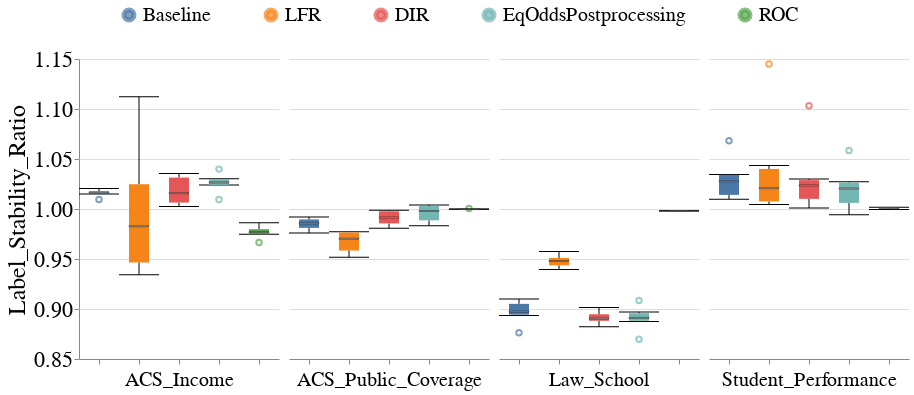

Notebook code for this chart:
### Code cell
create_dataset_box_plots_for_diff_interventions(all_group_metrics_df,
                                                model_type='LGBM',
                                                metric_name='Label_Stability_Ratio',
                                                vals_to_replace=vals_to_replace,
                                                groups_dct=dataset_sensitive_attrs_to_plot,
                                                ylim=[0.85, 1.15])

### Figure 1 — Vega-Lite specification as saved in the notebook (floating-point values rounded to 4 significant figures)
{"config": {"view": {"continuousWidth": 400, "continuousHeight": 300, "stroke": null}, "axis": {"labelFontSize": 22, "labelFontWeight": "normal", "titleFontSize": 24, "titleFontWeight": "normal"}, "facet": {"spacing": 10}, "header": {"labelFontSize": 20, "labelOrient": "bottom", "labelPadding": 5, "titleFontSize": 20}, "legend": {"columns": 5, "direction": "horizontal", "labelFontSize": 20, "labelLimit": 400, "orient": "top", "symbolOffset": 40, "symbolStrokeWidth": 5, "titleAnchor": "middle", "titleFontSize": 22, "titleLimit": 300}, "title": {"fontSize": 20}}, "data": {"name": "data-d79c605e9c9617f33d556e7cc7acfa47"}, "mark": {"type": "boxplot", "median": {"stroke": "black", "strokeWidth": 0.7}, "size": 20, "ticks": true}, "encoding": {"color": {"field": "Fairness_Intervention", "sort": ["Baseline", "LFR", "DIR", "AdversarialDebiasing", "ExponentiatedGradientReduction", "EqOddsPostprocessing", "ROC"], "title": null, "type": "nominal"}, "column": {"field": "Dataset_Name", "sort": ["Folktables_GA_2018_Income", "Folktables_CA_2018_Public_CoverageLaw_School", "Student_Performance_Por"], "title": null, "type": "nominal"}, "x": {"axis": {"labels": false}, "field": "Fairness_Intervention", "sort": ["Baseline", "LFR", "DIR", "AdversarialDebiasing", "ExponentiatedGradientReduction", "EqOddsPostprocessing", "ROC"], "title": null, "type": "nominal"}, "y": {"field": "Metric_Value", "scale": {"domain": [0.85, 1.15], "nice": false, "zero": false}, "title": "Label_Stability_Ratio", "type": "quantitative"}}, "resolve": {"scale": {"x": "independent"}}, "width": 200, "$schema": "https://vega.github.io/schema/vega-lite/v4.17.0.json", "datasets": {"data-d79c605e9c9617f33d556e7cc7acfa47": [{"Metric": "Label_Stability_Ratio", "Model_Name": "LGBM", "Dataset_Name": "ACS_Income", "Fairness_Intervention": "Baseline", "Experiment_Iteration": "Exp_iter_1", "Group": "SEX&RAC1P", "Metric_Value": 1.017}, {"Metric": "Label_Stability_Ratio", "Model_Name": "LGBM", "Dataset_Name": "ACS_Income", "Fairness_Intervention": "Baseline", "Experiment_Iteration": "Exp_iter_4", "Group": "SEX&RAC1P", "Metric_Value": 1.015}, {"Metric": "Label_Stability_Ratio", "Model_Name": "LGBM", "Dataset_Name": "ACS_Income", "Fairness_Intervention": "Baseline", "Experiment_Iteration": "Exp_iter_3", "Group": "SEX&RAC1P", "Metric_Value": 1.016}, {"Metric": "Label_Stability_Ratio", "Model_Name": "LGBM", "Dataset_Name": "ACS_Income", "Fairness_Intervention": "Baseline", "Experiment_Iteration": "Exp_iter_2", "Group": "SEX&RAC1P", "Metric_Value": 1.018}, {"Metric": "Label_Stability_Ratio", "Model_Name": "LGBM", "Dataset_Name": "ACS_Income", "Fairness_Intervention": "Baseline", "Experiment_Iteration": "Exp_iter_5", "Group": "SEX&RAC1P", "Metric_Value": 1.01}, {"Metric": "Label_Stability_Ratio", "Model_Name": "LGBM", "Dataset_Name": "ACS_Income", "Fairness_Intervention": "Baseline", "Experiment_Iteration": "Exp_iter_6", "Group": "SEX&RAC1P", "Metric_Value": 1.02}, {"Metric": "Label_Stability_Ratio", "Model_Name": "LGBM", "Dataset_Name": "ACS_Income", "Fairness_Intervention": "LFR", "Experiment_Iteration": "Exp_iter_1", "Group": "SEX&RAC1P", "Metric_Value": 1.112}, {"Metric": "Label_Stability_Ratio", "Model_Name": "LGBM", "Dataset_Name": "ACS_Income", "Fairness_Intervention": "LFR", "Experiment_Iteration": "Exp_iter_3", "Group": "SEX&RAC1P", "Metric_Value": 0.9445}, {"Metric": "Label_Stability_Ratio", "Model_Name": "LGBM", "Dataset_Name": "ACS_Income", "Fairness_Intervention": "LFR", "Experiment_Iteration": "Exp_iter_5", "Group": "SEX&RAC1P", "Metric_Value": 0.9342}, {"Metric": "Label_Stability_Ratio", "Model_Name": "LGBM", "Dataset_Name": "ACS_Income", "Fairness_Intervention": "LFR", "Experiment_Iteration": "Exp_iter_4", "Group": "SEX&RAC1P", "Metric_Value": 1.029}, {"Metric": "Label_Stability_Ratio", "Model_Name": "LGBM", "Dataset_Name": "ACS_Income", "Fairness_Intervention": "LFR", "Experiment_Iteration": "Exp_iter_2", "Group": "SEX&RAC1P", "Metric_Value": 0.9527}, {"Metric": "Label_Stability_Ratio", "Model_Name": "LGBM", "Dataset_Name": "ACS_Income", "Fairness_Intervention": "LFR", "Experiment_Iteration": "Exp_iter_6", "Group": "SEX&RAC1P", "Metric_Value": 1.013}, {"Metric": "Label_Stability_Ratio", "Model_Name": "LGBM", "Dataset_Name": "ACS_Income", "Fairness_Intervention": "DIR", "Experiment_Iteration": "Exp_iter_1", "Group": "SEX&RAC1P", "Metric_Value": 1.022}, {"Metric": "Label_Stability_Ratio", "Model_Name": "LGBM", "Dataset_Name": "ACS_Income", "Fairness_Intervention": "DIR", "Experiment_Iteration": "Exp_iter_3", "Group": "SEX&RAC1P", "Metric_Value": 1.01}, {"Metric": "Label_Stability_Ratio", "Model_Name": "LGBM", "Dataset_Name": "ACS_Income", "Fairness_Intervention": "DIR", "Experiment_Iteration": "Exp_iter_2", "Group": "SEX&RAC1P", "Metric_Value": 1.005}, {"Metric": "Label_Stability_Ratio", "Model_Name": "LGBM", "Dataset_Name": "ACS_Income", "Fairness_Intervention": "DIR", "Experiment_Iteration": "Exp_iter_6", "Group": "SEX&RAC1P", "Metric_Value": 1.036}, {"Metric": "Label_Stability_Ratio", "Model_Name": "LGBM", "Dataset_Name": "ACS_Income", "Fairness_Intervention": "DIR", "Experiment_Iteration": "Exp_iter_4", "Group": "SEX&RAC1P", "Metric_Value": 1.034}, {"Metric": "Label_Stability_Ratio", "Model_Name": "LGBM", "Dataset_Name": "ACS_Income", "Fairness_Intervention": "DIR", "Experiment_Iteration": "Exp_iter_5", "Group": "SEX&RAC1P", "Metric_Value": 1.002}, {"Metric": "Label_Stability_Ratio", "Model_Name": "LGBM", "Dataset_Name": "ACS_Income", "Fairness_Intervention": "EqOddsPostprocessing", "Experiment_Iteration": "Exp_iter_1", "Group": "SEX&RAC1P", "Metric_Value": 1.025}, {"Metric": "Label_Stability_Ratio", "Model_Name": "LGBM", "Dataset_Name": "ACS_Income", "Fairness_Intervention": "EqOddsPostprocessing", "Experiment_Iteration": "Exp_iter_2", "Group": "SEX&RAC1P", "Metric_Value": 1.029}, {"Metric": "Label_Stability_Ratio", "Model_Name": "LGBM", "Dataset_Name": "ACS_Income", "Fairness_Intervention": "EqOddsPostprocessing", "Experiment_Iteration": "Exp_iter_4", "Group": "SEX&RAC1P", "Metric_Value": 1.024}, {"Metric": "Label_Stability_Ratio", "Model_Name": "LGBM", "Dataset_Name": "ACS_Income", "Fairness_Intervention": "EqOddsPostprocessing", "Experiment_Iteration": "Exp_iter_3", "Group": "SEX&RAC1P", "Metric_Value": 1.009}, {"Metric": "Label_Stability_Ratio", "Model_Name": "LGBM", "Dataset_Name": "ACS_Income", "Fairness_Intervention": "EqOddsPostprocessing", "Experiment_Iteration": "Exp_iter_5", "Group": "SEX&RAC1P", "Metric_Value": 1.03}, {"Metric": "Label_Stability_Ratio", "Model_Name": "LGBM", "Dataset_Name": "ACS_Income", "Fairness_Intervention": "EqOddsPostprocessing", "Experiment_Iteration": "Exp_iter_6", "Group": "SEX&RAC1P", "Metric_Value": 1.04}, {"Metric": "Label_Stability_Ratio", "Model_Name": "LGBM", "Dataset_Name": "ACS_Income", "Fairness_Intervention": "ROC", "Experiment_Iteration": "Exp_iter_4", "Group": "SEX&RAC1P", "Metric_Value": 0.9862}, {"Metric": "Label_Stability_Ratio", "Model_Name": "LGBM", "Dataset_Name": "ACS_Income", "Fairness_Intervention": "ROC", "Experiment_Iteration": "Exp_iter_3", "Group": "SEX&RAC1P", "Metric_Value": 0.9666}, {"Metric": "Label_Stability_Ratio", "Model_Name": "LGBM", "Dataset_Name": "ACS_Income", "Fairness_Intervention": "ROC", "Experiment_Iteration": "Exp_iter_2", "Group": "SEX&RAC1P", "Metric_Value": 0.9789}, {"Metric": "Label_Stability_Ratio", "Model_Name": "LGBM", "Dataset_Name": "ACS_Income", "Fairness_Intervention": "ROC", "Experiment_Iteration": "Exp_iter_6", "Group": "SEX&RAC1P", "Metric_Value": 0.9747}, {"Metric": "Label_Stability_Ratio", "Model_Name": "LGBM", "Dataset_Name": "ACS_Income", "Fairness_Intervention": "ROC", "Experiment_Iteration": "Exp_iter_1", "Group": "SEX&RAC1P", "Metric_Value": 0.9748}, {"Metric": "Label_Stability_Ratio", "Model_Name": "LGBM", "Dataset_Name": "ACS_Income", "Fairness_Intervention": "ROC", "Experiment_Iteration": "Exp_iter_5", "Group": "SEX&RAC1P", "Metric_Value": 0.98}, {"Metric": "Label_Stability_Ratio", "Model_Name": "LGBM", "Dataset_Name": "ACS_Public_Coverage", "Fairness_Intervention": "Baseline", "Experiment_Iteration": "Exp_iter_1", "Group": "SEX&RAC1P", "Metric_Value": 0.9889}, {"Metric": "Label_Stability_Ratio", "Model_Name": "LGBM", "Dataset_Name": "ACS_Public_Coverage", "Fairness_Intervention": "Baseline", "Experiment_Iteration": "Exp_iter_2", "Group": "SEX&RAC1P", "Metric_Value": 0.9759}, {"Metric": "Label_Stability_Ratio", "Model_Name": "LGBM", "Dataset_Name": "ACS_Public_Coverage", "Fairness_Intervention": "Baseline", "Experiment_Iteration": "Exp_iter_5", "Group": "SEX&RAC1P", "Metric_Value": 0.9898}, {"Metric": "Label_Stability_Ratio", "Model_Name": "LGBM", "Dataset_Name": "ACS_Public_Coverage", "Fairness_Intervention": "Baseline", "Experiment_Iteration": "Exp_iter_6", "Group": "SEX&RAC1P", "Metric_Value": 0.9807}, {"Metric": "Label_Stability_Ratio", "Model_Name": "LGBM", "Dataset_Name": "ACS_Public_Coverage", "Fairness_Intervention": "Baseline", "Experiment_Iteration": "Exp_iter_4", "Group": "SEX&RAC1P", "Metric_Value": 0.9921}, {"Metric": "Label_Stability_Ratio", "Model_Name": "LGBM", "Dataset_Name": "ACS_Public_Coverage", "Fairness_Intervention": "Baseline", "Experiment_Iteration": "Exp_iter_3", "Group": "SEX&RAC1P", "Metric_Value": 0.9823}, {"Metric": "Label_Stability_Ratio", "Model_Name": "LGBM", "Dataset_Name": "ACS_Public_Coverage", "Fairness_Intervention": "LFR", "Experiment_Iteration": "Exp_iter_1", "Group": "SEX&RAC1P", "Metric_Value": 0.9566}, {"Metric": "Label_Stability_Ratio", "Model_Name": "LGBM", "Dataset_Name": "ACS_Public_Coverage", "Fairness_Intervention": "LFR", "Experiment_Iteration": "Exp_iter_3", "Group": "SEX&RAC1P", "Metric_Value": 0.9766}, {"Metric": "Label_Stability_Ratio", "Model_Name": "LGBM", "Dataset_Name": "ACS_Public_Coverage", "Fairness_Intervention": "LFR", "Experiment_Iteration": "Exp_iter_2", "Group": "SEX&RAC1P", "Metric_Value": 0.9641}, {"Metric": "Label_Stability_Ratio", "Model_Name": "LGBM", "Dataset_Name": "ACS_Public_Coverage", "Fairness_Intervention": "LFR", "Experiment_Iteration": "Exp_iter_4", "Group": "SEX&RAC1P", "Metric_Value": 0.9517}, {"Metric": "Label_Stability_Ratio", "Model_Name": "LGBM", "Dataset_Name": "ACS_Public_Coverage", "Fairness_Intervention": "LFR", "Experiment_Iteration": "Exp_iter_5", "Group": "SEX&RAC1P", "Metric_Value": 0.9773}, {"Metric": "Label_Stability_Ratio", "Model_Name": "LGBM", "Dataset_Name": "ACS_Public_Coverage", "Fairness_Intervention": "LFR", "Experiment_Iteration": "Exp_iter_6", "Group": "SEX&RAC1P", "Metric_Value": 0.9764}, {"Metric": "Label_Stability_Ratio", "Model_Name": "LGBM", "Dataset_Name": "ACS_Public_Coverage", "Fairness_Intervention": "DIR", "Experiment_Iteration": "Exp_iter_1", "Group": "SEX&RAC1P", "Metric_Value": 0.9988}, {"Metric": "Label_Stability_Ratio", "Model_Name": "LGBM", "Dataset_Name": "ACS_Public_Coverage", "Fairness_Intervention": "DIR", "Experiment_Iteration": "Exp_iter_2", "Group": "SEX&RAC1P", "Metric_Value": 0.9808}, {"Metric": "Label_Stability_Ratio", "Model_Name": "LGBM", "Dataset_Name": "ACS_Public_Coverage", "Fairness_Intervention": "DIR", "Experiment_Iteration": "Exp_iter_4", "Group": "SEX&RAC1P", "Metric_Value": 0.9987}, {"Metric": "Label_Stability_Ratio", "Model_Name": "LGBM", "Dataset_Name": "ACS_Public_Coverage", "Fairness_Intervention": "DIR", "Experiment_Iteration": "Exp_iter_5", "Group": "SEX&RAC1P", "Metric_Value": 0.9883}, {"Metric": "Label_Stability_Ratio", "Model_Name": "LGBM", "Dataset_Name": "ACS_Public_Coverage", "Fairness_Intervention": "DIR", "Experiment_Iteration": "Exp_iter_6", "Group": "SEX&RAC1P", "Metric_Value": 0.9847}, {"Metric": "Label_Stability_Ratio", "Model_Name": "LGBM", "Dataset_Name": "ACS_Public_Coverage", "Fairness_Intervention": "DIR", "Experiment_Iteration": "Exp_iter_3", "Group": "SEX&RAC1P", "Metric_Value": 0.9947}, {"Metric": "Label_Stability_Ratio", "Model_Name": "LGBM", "Dataset_Name": "ACS_Public_Coverage", "Fairness_Intervention": "EqOddsPostprocessing", "Experiment_Iteration": "Exp_iter_1", "Group": "SEX&RAC1P", "Metric_Value": 1.001}, {"Metric": "Label_Stability_Ratio", "Model_Name": "LGBM", "Dataset_Name": "ACS_Public_Coverage", "Fairness_Intervention": "EqOddsPostprocessing", "Experiment_Iteration": "Exp_iter_5", "Group": "SEX&RAC1P", "Metric_Value": 1.004}, {"Metric": "Label_Stability_Ratio", "Model_Name": "LGBM", "Dataset_Name": "ACS_Public_Coverage", "Fairness_Intervention": "EqOddsPostprocessing", "Experiment_Iteration": "Exp_iter_3", "Group": "SEX&RAC1P", "Metric_Value": 0.9864}, {"Metric": "Label_Stability_Ratio", "Model_Name": "LGBM", "Dataset_Name": "ACS_Public_Coverage", "Fairness_Intervention": "EqOddsPostprocessing", "Experiment_Iteration": "Exp_iter_2", "Group": "SEX&RAC1P", "Metric_Value": 0.9953}, {"Metric": "Label_Stability_Ratio", "Model_Name": "LGBM", "Dataset_Name": "ACS_Public_Coverage", "Fairness_Intervention": "EqOddsPostprocessing", "Experiment_Iteration": "Exp_iter_6", "Group": "SEX&RAC1P", "Metric_Value": 0.9833}, {"Metric": "Label_Stability_Ratio", "Model_Name": "LGBM", "Dataset_Name": "ACS_Public_Coverage", "Fairness_Intervention": "EqOddsPostprocessing", "Experiment_Iteration": "Exp_iter_4", "Group": "SEX&RAC1P", "Metric_Value": 1.004}, {"Metric": "Label_Stability_Ratio", "Model_Name": "LGBM", "Dataset_Name": "ACS_Public_Coverage", "Fairness_Intervention": "ROC", "Experiment_Iteration": "Exp_iter_5", "Group": "SEX&RAC1P", "Metric_Value": 1.0}, {"Metric": "Label_Stability_Ratio", "Model_Name": "LGBM", "Dataset_Name": "ACS_Public_Coverage", "Fairness_Intervention": "ROC", "Experiment_Iteration": "Exp_iter_2", "Group": "SEX&RAC1P", "Metric_Value": 0.9998}, {"Metric": "Label_Stability_Ratio", "Model_Name": "LGBM", "Dataset_Name": "ACS_Public_Coverage", "Fairness_Intervention": "ROC", "Experiment_Iteration": "Exp_iter_3", "Group": "SEX&RAC1P", "Metric_Value": 0.9999}, {"Metric": "Label_Stability_Ratio", "Model_Name": "LGBM", "Dataset_Name": "ACS_Public_Coverage", "Fairness_Intervention": "ROC", "Experiment_Iteration": "Exp_iter_4", "Group": "SEX&RAC1P", "Metric_Value": 1.0}, {"Metric": "Label_Stability_Ratio", "Model_Name": "LGBM", "Dataset_Name": "ACS_Public_Coverage", "Fairness_Intervention": "ROC", "Experiment_Iteration": "Exp_iter_1", "Group": "SEX&RAC1P", "Metric_Value": 0.9999}, {"Metric": "Label_Stability_Ratio", "Model_Name": "LGBM", "Dataset_Name": "ACS_Public_Coverage", "Fairness_Intervention": "ROC", "Experiment_Iteration": "Exp_iter_6", "Group": "SEX&RAC1P", "Metric_Value": 0.9998}, {"Metric": "Label_Stability_Ratio", "Model_Name": "LGBM", "Dataset_Name": "Law_School", "Fairness_Intervention": "Baseline", "Experiment_Iteration": "Exp_iter_1", "Group": "male&race", "Metric_Value": 0.8936}, {"Metric": "Label_Stability_Ratio", "Model_Name": "LGBM", "Dataset_Name": "Law_School", "Fairness_Intervention": "Baseline", "Experiment_Iteration": "Exp_iter_2", "Group": "male&race", "Metric_Value": 0.9075}, {"Metric": "Label_Stability_Ratio", "Model_Name": "LGBM", "Dataset_Name": "Law_School", "Fairness_Intervention": "Baseline", "Experiment_Iteration": "Exp_iter_3", "Group": "male&race", "Metric_Value": 0.8965}, {"Metric": "Label_Stability_Ratio", "Model_Name": "LGBM", "Dataset_Name": "Law_School", "Fairness_Intervention": "Baseline", "Experiment_Iteration": "Exp_iter_4", "Group": "male&race", "Metric_Value": 0.8982}, {"Metric": "Label_Stability_Ratio", "Model_Name": "LGBM", "Dataset_Name": "Law_School", "Fairness_Intervention": "Baseline", "Experiment_Iteration": "Exp_iter_6", "Group": "male&race", "Metric_Value": 0.9099}, {"Metric": "Label_Stability_Ratio", "Model_Name": "LGBM", "Dataset_Name": "Law_School", "Fairness_Intervention": "Baseline", "Experiment_Iteration": "Exp_iter_5", "Group": "male&race", "Metric_Value": 0.8761}, {"Metric": "Label_Stability_Ratio", "Model_Name": "LGBM", "Dataset_Name": "Law_School", "Fairness_Intervention": "LFR", "Experiment_Iteration": "Exp_iter_1", "Group": "male&race", "Metric_Value": 0.9395}, {"Metric": "Label_Stability_Ratio", "Model_Name": "LGBM", "Dataset_Name": "Law_School", "Fairness_Intervention": "LFR", "Experiment_Iteration": "Exp_iter_2", "Group": "male&race", "Metric_Value": 0.9464}, {"Metric": "Label_Stability_Ratio", "Model_Name": "LGBM", "Dataset_Name": "Law_School", "Fairness_Intervention": "LFR", "Experiment_Iteration": "Exp_iter_3", "Group": "male&race", "Metric_Value": 0.9428}, {"Metric": "Label_Stability_Ratio", "Model_Name": "LGBM", "Dataset_Name": "Law_School", "Fairness_Intervention": "LFR", "Experiment_Iteration": "Exp_iter_4", "Group": "male&race", "Metric_Value": 0.9574}, {"Metric": "Label_Stability_Ratio", "Model_Name": "LGBM", "Dataset_Name": "Law_School", "Fairness_Intervention": "LFR", "Experiment_Iteration": "Exp_iter_5", "Group": "male&race", "Metric_Value": 0.9515}, {"Metric": "Label_Stability_Ratio", "Model_Name": "LGBM", "Dataset_Name": "Law_School", "Fairness_Intervention": "LFR", "Experiment_Iteration": "Exp_iter_6", "Group": "male&race", "Metric_Value": 0.9496}, {"Metric": "Label_Stability_Ratio", "Model_Name": "LGBM", "Dataset_Name": "Law_School", "Fairness_Intervention": "DIR", "Experiment_Iteration": "Exp_iter_1", "Group": "male&race", "Metric_Value": 0.888}, {"Metric": "Label_Stability_Ratio", "Model_Name": "LGBM", "Dataset_Name": "Law_School", "Fairness_Intervention": "DIR", "Experiment_Iteration": "Exp_iter_2", "Group": "male&race", "Metric_Value": 0.8888}, {"Metric": "Label_Stability_Ratio", "Model_Name": "LGBM", "Dataset_Name": "Law_School", "Fairness_Intervention": "DIR", "Experiment_Iteration": "Exp_iter_3", "Group": "male&race", "Metric_Value": 0.8956}, {"Metric": "Label_Stability_Ratio", "Model_Name": "LGBM", "Dataset_Name": "Law_School", "Fairness_Intervention": "DIR", "Experiment_Iteration": "Exp_iter_4", "Group": "male&race", "Metric_Value": 0.8822}, {"Metric": "Label_Stability_Ratio", "Model_Name": "LGBM", "Dataset_Name": "Law_School", "Fairness_Intervention": "DIR", "Experiment_Iteration": "Exp_iter_5", "Group": "male&race", "Metric_Value": 0.8922}, {"Metric": "Label_Stability_Ratio", "Model_Name": "LGBM", "Dataset_Name": "Law_School", "Fairness_Intervention": "DIR", "Experiment_Iteration": "Exp_iter_6", "Group": "male&race", "Metric_Value": 0.9014}, {"Metric": "Label_Stability_Ratio", "Model_Name": "LGBM", "Dataset_Name": "Law_School", "Fairness_Intervention": "EqOddsPostprocessing", "Experiment_Iteration": "Exp_iter_5", "Group": "male&race", "Metric_Value": 0.9084}, {"Metric": "Label_Stability_Ratio", "Model_Name": "LGBM", "Dataset_Name": "Law_School", "Fairness_Intervention": "EqOddsPostprocessing", "Experiment_Iteration": "Exp_iter_3", "Group": "male&race", "Metric_Value": 0.892}, {"Metric": "Label_Stability_Ratio", "Model_Name": "LGBM", "Dataset_Name": "Law_School", "Fairness_Intervention": "EqOddsPostprocessing", "Experiment_Iteration": "Exp_iter_1", "Group": "male&race", "Metric_Value": 0.8697}, {"Metric": "Label_Stability_Ratio", "Model_Name": "LGBM", "Dataset_Name": "Law_School", "Fairness_Intervention": "EqOddsPostprocessing", "Experiment_Iteration": "Exp_iter_6", "Group": "male&race", "Metric_Value": 0.8971}, {"Metric": "Label_Stability_Ratio", "Model_Name": "LGBM", "Dataset_Name": "Law_School", "Fairness_Intervention": "EqOddsPostprocessing", "Experiment_Iteration": "Exp_iter_4", "Group": "male&race", "Metric_Value": 0.8903}, {"Metric": "Label_Stability_Ratio", "Model_Name": "LGBM", "Dataset_Name": "Law_School", "Fairness_Intervention": "EqOddsPostprocessing", "Experiment_Iteration": "Exp_iter_2", "Group": "male&race", "Metric_Value": 0.8875}, {"Metric": "Label_Stability_Ratio", "Model_Name": "LGBM", "Dataset_Name": "Law_School", "Fairness_Intervention": "ROC", "Experiment_Iteration": "Exp_iter_1", "Group": "male&race", "Metric_Value": 0.9979}, {"Metric": "Label_Stability_Ratio", "Model_Name": "LGBM", "Dataset_Name": "Law_School", "Fairness_Intervention": "ROC", "Experiment_Iteration": "Exp_iter_3", "Group": "male&race", "Metric_Value": 0.9983}, {"Metric": "Label_Stability_Ratio", "Model_Name": "LGBM", "Dataset_Name": "Law_School", "Fairness_Intervention": "ROC", "Experiment_Iteration": "Exp_iter_5", "Group": "male&race", "Metric_Value": 0.9979}, {"Metric": "Label_Stability_Ratio", "Model_Name": "LGBM", "Dataset_Name": "Law_School", "Fairness_Intervention": "ROC", "Experiment_Iteration": "Exp_iter_4", "Group": "male&race", "Metric_Value": 0.9979}, {"Metric": "Label_Stability_Ratio", "Model_Name": "LGBM", "Dataset_Name": "Law_School", "Fairness_Intervention": "ROC", "Experiment_Iteration": "Exp_iter_2", "Group": "male&race", "Metric_Value": 0.998}, {"Metric": "Label_Stability_Ratio", "Model_Name": "LGBM", "Dataset_Name": "Law_School", "Fairness_Intervention": "ROC", "Experiment_Iteration": "Exp_iter_6", "Group": "male&race", "Metric_Value": 0.9983}, {"Metric": "Label_Stability_Ratio", "Model_Name": "LGBM", "Dataset_Name": "Student_Performance", "Fairness_Intervention": "Baseline", "Experiment_Iteration": "Exp_iter_1", "Group": "sex", "Metric_Value": 1.068}, {"Metric": "Label_Stability_Ratio", "Model_Name": "LGBM", "Dataset_Name": "Student_Performance", "Fairness_Intervention": "Baseline", "Experiment_Iteration": "Exp_iter_2", "Group": "sex", "Metric_Value": 1.035}, {"Metric": "Label_Stability_Ratio", "Model_Name": "LGBM", "Dataset_Name": "Student_Performance", "Fairness_Intervention": "Baseline", "Experiment_Iteration": "Exp_iter_3", "Group": "sex", "Metric_Value": 1.01}, {"Metric": "Label_Stability_Ratio", "Model_Name": "LGBM", "Dataset_Name": "Student_Performance", "Fairness_Intervention": "Baseline", "Experiment_Iteration": "Exp_iter_4", "Group": "sex", "Metric_Value": 1.033}, {"Metric": "Label_Stability_Ratio", "Model_Name": "LGBM", "Dataset_Name": "Student_Performance", "Fairness_Intervention": "Baseline", "Experiment_Iteration": "Exp_iter_5", "Group": "sex", "Metric_Value": 1.011}, {"Metric": "Label_Stability_Ratio", "Model_Name": "LGBM", "Dataset_Name": "Student_Performance", "Fairness_Intervention": "Baseline", "Experiment_Iteration": "Exp_iter_6", "Group": "sex", "Metric_Value": 1.022}, {"Metric": "Label_Stability_Ratio", "Model_Name": "LGBM", "Dataset_Name": "Student_Performance", "Fairness_Intervention": "LFR", "Experiment_Iteration": "Exp_iter_1", "Group": "sex", "Metric_Value": 1.006}, {"Metric": "Label_Stability_Ratio", "Model_Name": "LGBM", "Dataset_Name": "Student_Performance", "Fairness_Intervention": "LFR", "Experiment_Iteration": "Exp_iter_2", "Group": "sex", "Metric_Value": 1.03}, {"Metric": "Label_Stability_Ratio", "Model_Name": "LGBM", "Dataset_Name": "Student_Performance", "Fairness_Intervention": "LFR", "Experiment_Iteration": "Exp_iter_3", "Group": "sex", "Metric_Value": 1.145}, {"Metric": "Label_Stability_Ratio", "Model_Name": "LGBM", "Dataset_Name": "Student_Performance", "Fairness_Intervention": "LFR", "Experiment_Iteration": "Exp_iter_4", "Group": "sex", "Metric_Value": 1.004}, {"Metric": "Label_Stability_Ratio", "Model_Name": "LGBM", "Dataset_Name": "Student_Performance", "Fairness_Intervention": "LFR", "Experiment_Iteration": "Exp_iter_5", "Group": "sex", "Metric_Value": 1.043}, {"Metric": "Label_Stability_Ratio", "Model_Name": "LGBM", "Dataset_Name": "Student_Performance", "Fairness_Intervention": "LFR", "Experiment_Iteration": "Exp_iter_6", "Group": "sex", "Metric_Value": 1.012}, {"Metric": "Label_Stability_Ratio", "Model_Name": "LGBM", "Dataset_Name": "Student_Performance", "Fairness_Intervention": "DIR", "Experiment_Iteration": "Exp_iter_1", "Group": "sex", "Metric_Value": 1.006}, {"Metric": "Label_Stability_Ratio", "Model_Name": "LGBM", "Dataset_Name": "Student_Performance", "Fairness_Intervention": "DIR", "Experiment_Iteration": "Exp_iter_2", "Group": "sex", "Metric_Value": 1.025}, {"Metric": "Label_Stability_Ratio", "Model_Name": "LGBM", "Dataset_Name": "Student_Performance", "Fairness_Intervention": "DIR", "Experiment_Iteration": "Exp_iter_3", "Group": "sex", "Metric_Value": 1.022}, {"Metric": "Label_Stability_Ratio", "Model_Name": "LGBM", "Dataset_Name": "Student_Performance", "Fairness_Intervention": "DIR", "Experiment_Iteration": "Exp_iter_4", "Group": "sex", "Metric_Value": 1.03}, {"Metric": "Label_Stability_Ratio", "Model_Name": "LGBM", "Dataset_Name": "Student_Performance", "Fairness_Intervention": "DIR", "Experiment_Iteration": "Exp_iter_5", "Group": "sex", "Metric_Value": 1.001}, {"Metric": "Label_Stability_Ratio", "Model_Name": "LGBM", "Dataset_Name": "Student_Performance", "Fairness_Intervention": "DIR", "Experiment_Iteration": "Exp_iter_6", "Group": "sex", "Metric_Value": 1.103}, {"Metric": "Label_Stability_Ratio", "Model_Name": "LGBM", "Dataset_Name": "Student_Performance", "Fairness_Intervention": "EqOddsPostprocessing", "Experiment_Iteration": "Exp_iter_1", "Group": "sex", "Metric_Value": 1.058}, {"Metric": "Label_Stability_Ratio", "Model_Name": "LGBM", "Dataset_Name": "Student_Performance", "Fairness_Intervention": "EqOddsPostprocessing", "Experiment_Iteration": "Exp_iter_2", "Group": "sex", "Metric_Value": 1.027}, {"Metric": "Label_Stability_Ratio", "Model_Name": "LGBM", "Dataset_Name": "Student_Performance", "Fairness_Intervention": "EqOddsPostprocessing", "Experiment_Iteration": "Exp_iter_3", "Group": "sex", "Metric_Value": 1.003}, {"Metric": "Label_Stability_Ratio", "Model_Name": "LGBM", "Dataset_Name": "Student_Performance", "Fairness_Intervention": "EqOddsPostprocessing", "Experiment_Iteration": "Exp_iter_4", "Group": "sex", "Metric_Value": 1.024}, {"Metric": "Label_Stability_Ratio", "Model_Name": "LGBM", "Dataset_Name": "Student_Performance", "Fairness_Intervention": "EqOddsPostprocessing", "Experiment_Iteration": "Exp_iter_5", "Group": "sex", "Metric_Value": 0.9941}, {"Metric": "Label_Stability_Ratio", "Model_Name": "LGBM", "Dataset_Name": "Student_Performance", "Fairness_Intervention": "EqOddsPostprocessing", "Experiment_Iteration": "Exp_iter_6", "Group": "sex", "Metric_Value": 1.017}, {"Metric": "Label_Stability_Ratio", "Model_Name": "LGBM", "Dataset_Name": "Student_Performance", "Fairness_Intervention": "ROC", "Experiment_Iteration": "Exp_iter_1", "Group": "sex", "Metric_Value": 1.001}, {"Metric": "Label_Stability_Ratio", "Model_Name": "LGBM", "Dataset_Name": "Student_Performance", "Fairness_Intervention": "ROC", "Experiment_Iteration": "Exp_iter_2", "Group": "sex", "Metric_Value": 1.001}, {"Metric": "Label_Stability_Ratio", "Model_Name": "LGBM", "Dataset_Name": "Student_Performance", "Fairness_Intervention": "ROC", "Experiment_Iteration": "Exp_iter_3", "Group": "sex", "Metric_Value": 1.001}, {"Metric": "Label_Stability_Ratio", "Model_Name": "LGBM", "Dataset_Name": "Student_Performance", "Fairness_Intervention": "ROC", "Experiment_Iteration": "Exp_iter_4", "Group": "sex", "Metric_Value": 1.0}, {"Metric": "Label_Stability_Ratio", "Model_Name": "LGBM", "Dataset_Name": "Student_Performance", "Fairness_Intervention": "ROC", "Experiment_Iteration": "Exp_iter_5", "Group": "sex", "Metric_Value": 1.002}, {"Metric": "Label_Stability_Ratio", "Model_Name": "LGBM", "Dataset_Name": "Student_Performance", "Fairness_Intervention": "ROC", "Experiment_Iteration": "Exp_iter_6", "Group": "sex", "Metric_Value": 0.9996}]}}
